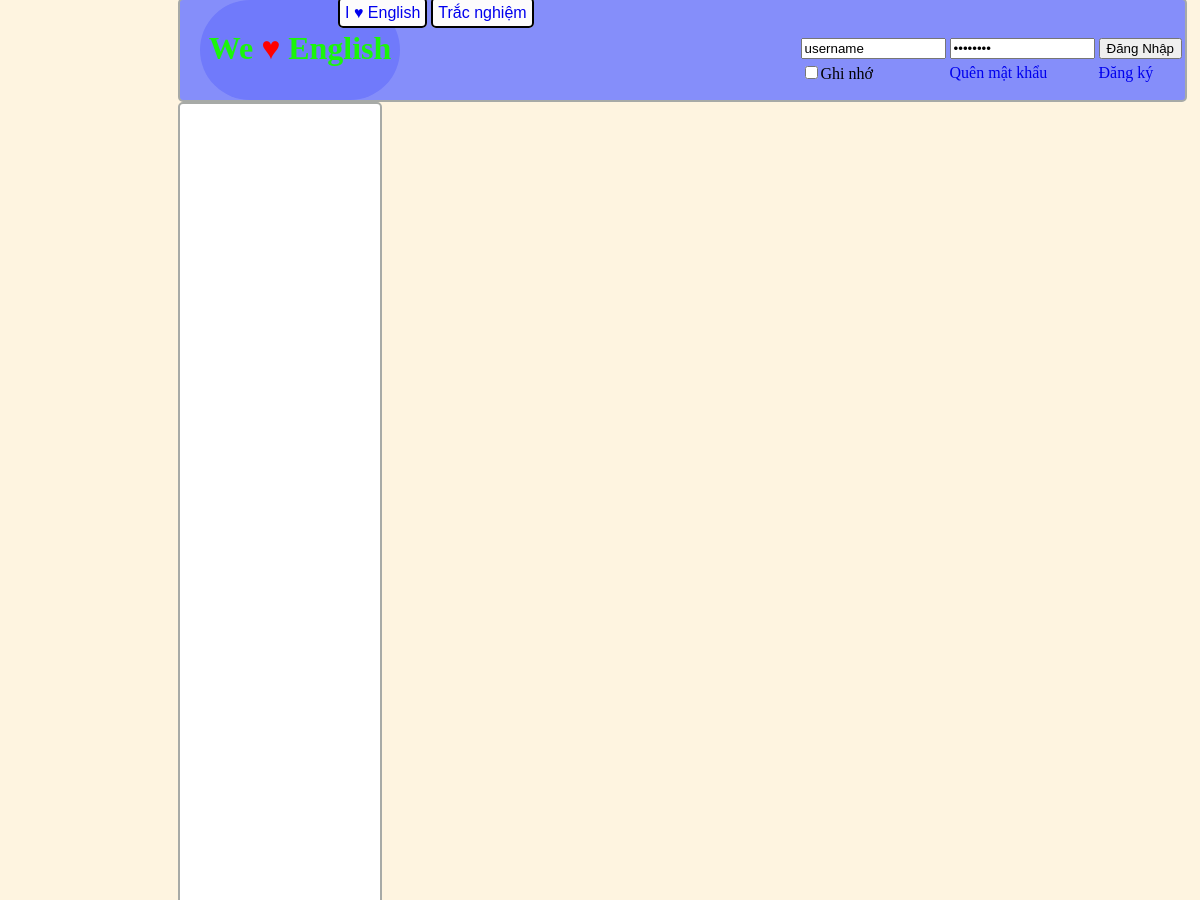
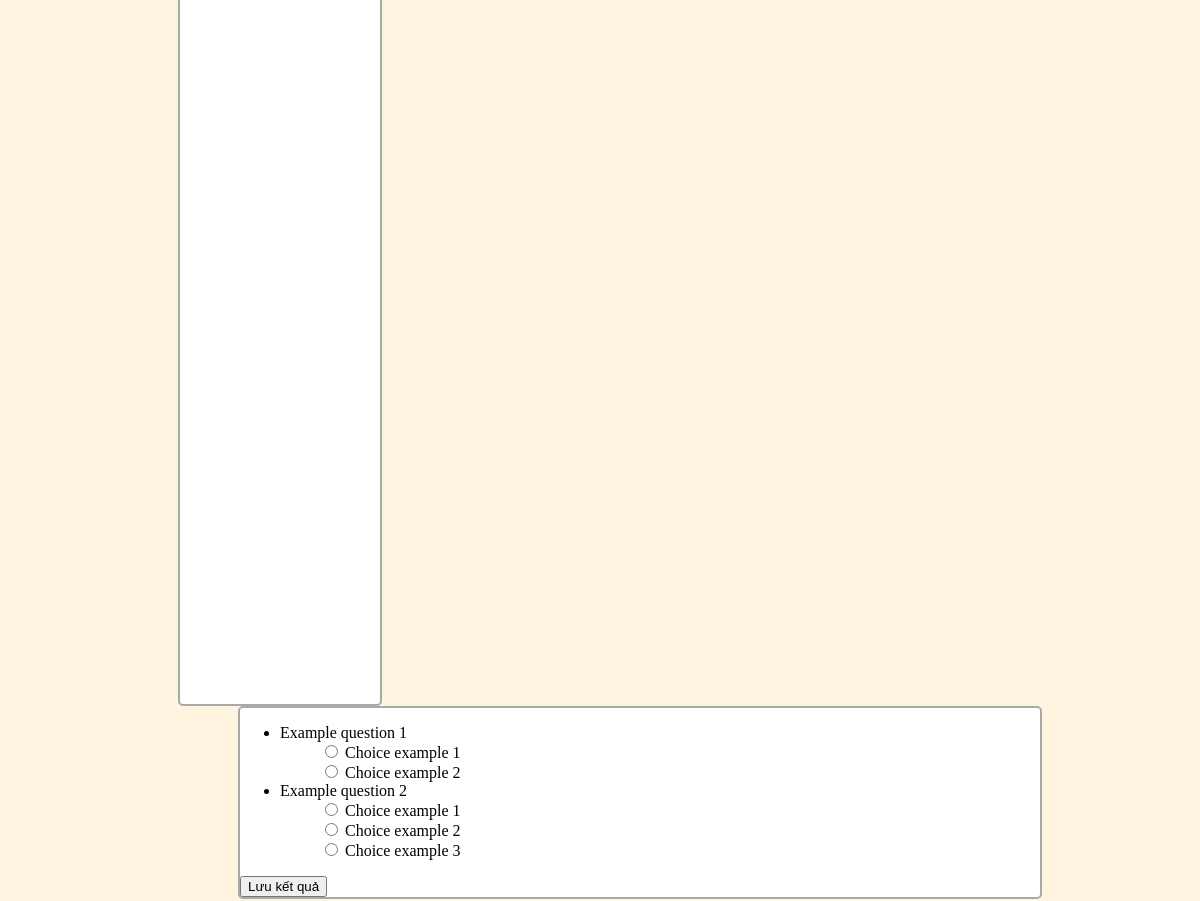
/tracnghiem/, run on the app's committed database (2 pictures, top to bottom).
### tracnghiem/models.py (models this page shows, shortened)
class Question(models.Model):
    question_text = models.CharField(max_length=500)

class Choice(models.Model):
    question = models.ForeignKey(Question)
    choice_text = models.CharField(max_length=200)

### tracnghiem/views.py (the view)
class TracNghiemView(generic.ListView):
    template_name = 'tracnghiem/tracnghiem.html'
    context_object_name = 'list_of_questions'
    def get_queryset(self):
        return Question.objects.all()

### tracnghiem/templates/tracnghiem/tracnghiem.html (shortened to what this page needs)
<!DOCTYPE HTML>
<html>
<head>
    {% load staticfiles %}
    <link type="text/css" rel="stylesheet" href="{% static 'tracnghiem/CSS/home.css' %}"/>
</head>
<body background="background.jpg">
<div id="menu">
    <ul>
        <li id=menu1><a href="/">I &hearts; English</a></li>
        <li id=menu1><a href="/tracnghiem">Trắc nghiệm</a></li>
    </ul>
</div>
<div id="head">
    <div class="home"><a href="/">
        <center><h1>We <span>&hearts;</span> English</h1></center>
    </a></div>
    <div id="authentication">
        {% if user.is_authenticated %}
            Welcome {{ user.username }}<br/>
            <a href="{% url 'accounts:logout' %}">Logout</a>
        {% else %}
            <form ID="login" method="post" action="/accounts/auth/">
                <table>
                    <tr>
                        <td><input type="text" name="username" value="username" size="15" maxlength="25"></td>
                        <td><input type="password" name="password" value="password" size="15" maxlength="25"></td>
                        <td><input type="submit" name="dangnhap" value="Đăng Nhập"></td>
                    </tr>
                    <tr>
                        <td><input type="checkbox" name="luupass" value="keepsession">Ghi nhớ</td>
                        <td><a href="accounts/forgot">Quên mật khẩu</a></td>
                        <td><a href="accounts/signup">Đăng ký</a></td>
                    </tr>
                </table>
            </form>
        {% endif %}
    </div>
</div>
<div class="left"></div>
<div class="right">
    {% if list_of_questions %}
        <form method="post" action="{% url 'tracnghiem:post' %}">
            <ul>
                {% for question in list_of_questions %}
                    <li>
                        {{ question.question_text }}
                        <ul>
                                {% for choice in question.choice_set.all %}
                                    <input type="radio"
                                           name="choice{{ question.id }}"
                                           id="choice{{ forloop.counter }}"
                                           value="{{ choice.id }}"/>
                                    <label for="choice{{ forloop.counter }}">{{ choice.choice_text }}</label><br/>
                                {% endfor %}
                        </ul>
                    </li>
                {% endfor %}
            </ul>
            <input type="submit" name="submit" value="Lưu kết quả"/>
        </form>
    {% else %}
        <p>Không có gì thú vị ở đây cả</p>
    {% endif %}
</div>
</body>
</html>

### tracnghiem/static/tracnghiem/CSS/home.css (style rules this page uses)
span { color:#FF0; }
body { background-color:#fef4e0 ; }
div { border-radius: 5px; }
a { text-decoration: none; }
h1 { margin-top: 30px; font-family: Blackadder ITC Regular; color:#1bf50b; }
span { color: red; }
#head { width: 1005px; height: 100px; background-color: #858efa; display: block; margin-top: -10px; margin-left: 170px; margin-right: 157px; border: 2px solid #a7aaa7; }
#menu { position: fixed; left:46%; margin-left:-254px; margin-top: -10px; }
#menu1 { display: inline; border: 2px solid #000000; font-family: Futura, Tahoma, sans-serif; color: #ffffff; border-radius: 5px 5px; background-color: #fdfcfc; padding: 5px; }
.left { width: 200px; height: 1500px; background-color: white; float: left; margin-left: 170px; border: 2px solid #a7aaa7; }
.right { width: 800px; height: auto; background-color: white; float: right; margin-right: 150px; border: 2px solid #a7aaa7; }
.home { clear:both; width: 200px; height: 100px; border-radius: 180px; background-color: #707afb; display: inline-block; margin-top: auto; margin-left: 20px; float:left; }
#authentication { float: right; margin-top: 35px; }

### data on the page
Question: question_text "Example question 1"
Choice: choice_text "Choice example 1"
Choice: choice_text "Choice example 2"
Question: question_text "Example question 2"
Choice: choice_text "Choice example 1"
Choice: choice_text "Choice example 2"
Choice: choice_text "Choice example 3"
